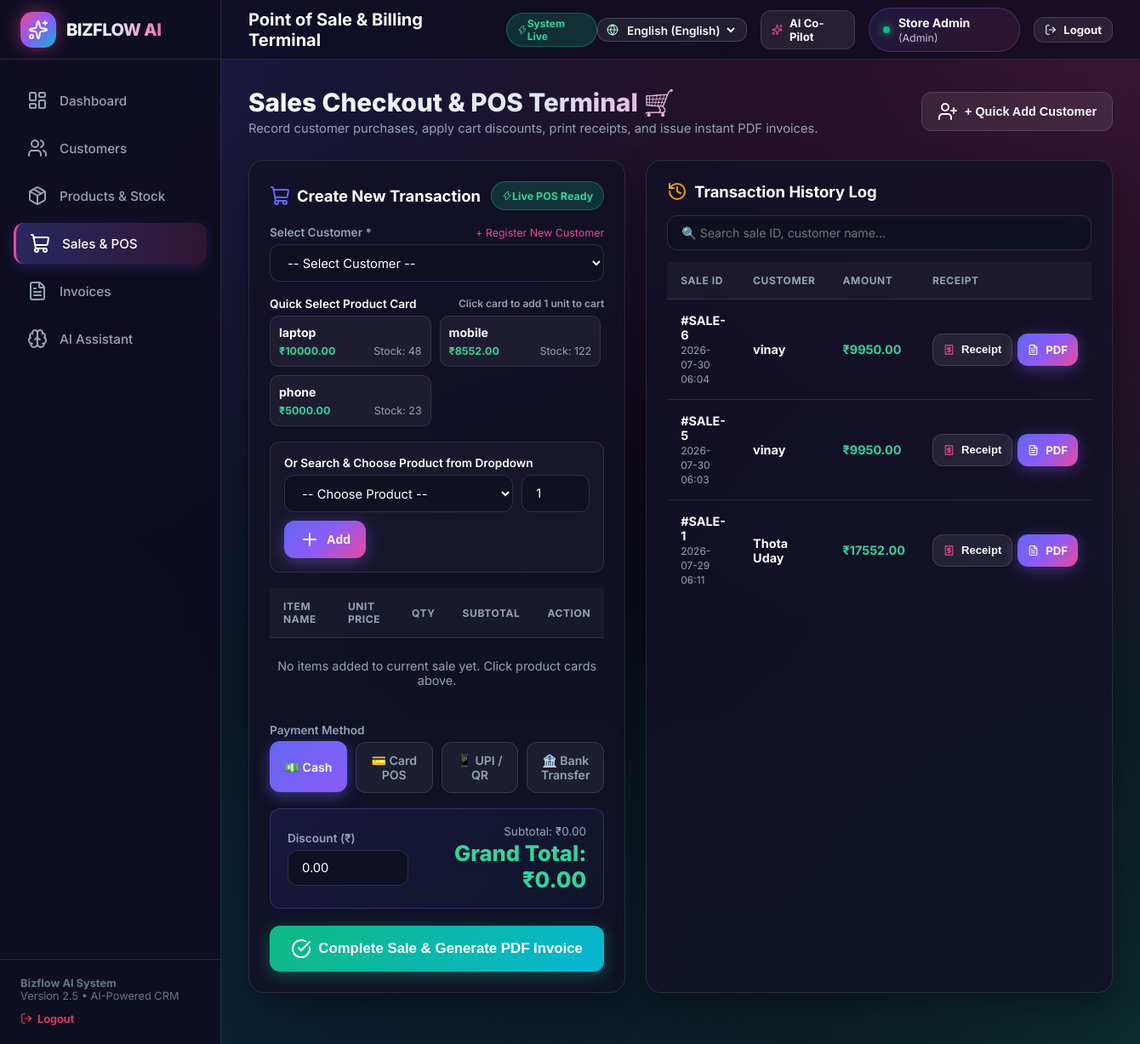
The app's page /sales (signed in), older data.
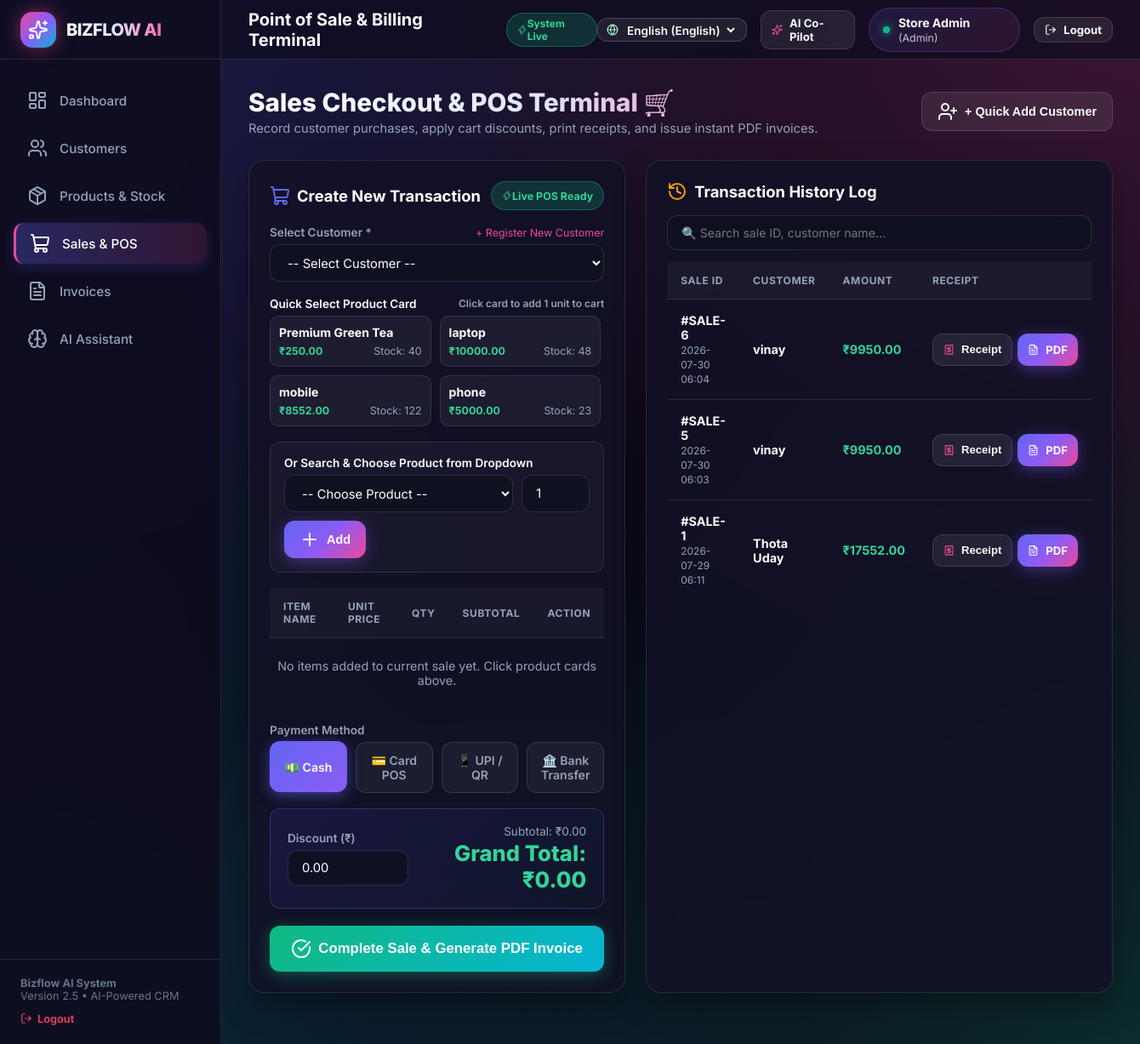
The same page, newer data.
### tables this page shows
CREATE TABLE products (
            product_id INTEGER PRIMARY KEY AUTOINCREMENT,
            product_name TEXT NOT NULL,
            price REAL NOT NULL,
            quantity INTEGER NOT NULL DEFAULT 0,
            category TEXT DEFAULT 'General',
            description TEXT
        , user_id INTEGER DEFAULT 1);

CREATE TABLE sales (
            sale_id INTEGER PRIMARY KEY AUTOINCREMENT,
            customer_id INTEGER NOT NULL,
            total_amount REAL NOT NULL,
            discount REAL DEFAULT 0.0,
            date TIMESTAMP DEFAULT CURRENT_TIMESTAMP,
            status TEXT DEFAULT 'Completed', user_id INTEGER DEFAULT 1, payment_method TEXT DEFAULT 'Cash',
            FOREIGN KEY (customer_id) REFERENCES customers (customer_id)
        );

CREATE TABLE customers (
            customer_id INTEGER PRIMARY KEY AUTOINCREMENT,
            name TEXT NOT NULL,
            phone TEXT NOT NULL,
            email TEXT,
            address TEXT,
            created_at TIMESTAMP DEFAULT CURRENT_TIMESTAMP
        , user_id INTEGER DEFAULT 1);

### app.py (the view)
@app.route('/sales')
@login_required
def sales_page():
    user_id = session['user_id']
    customers = CustomerManager.list_customers(user_id)
    products = ProductManager.list_products(user_id)
    sales = SalesManager.list_sales(user_id)
    return render_template('sales.html', active_page='sales', customers=customers, products=products, sales=sales)

### app.py (called while the page is built)
@app.context_processor
def inject_global_vars():
    user_id = session.get('user_id')
    user = get_user_by_id(user_id) if user_id else None
    current_lang = session.get('lang', 'en')
    if current_lang not in SUPPORTED_LANGUAGES:
        current_lang = 'en'
    def t(key):
        return get_translation(key, current_lang)
    return dict(
        current_user=user,
        current_lang=current_lang,
        supported_languages=SUPPORTED_LANGUAGES,
        translations=TRANSLATIONS,
        t=t
    )

def login_required(f):
    @wraps(f)
    def decorated_function(*args, **kwargs):
        if not session.get('user_id'):
            flash('Please sign in to access your Bizflow AI workspace.', 'error')
            return redirect(url_for('login_route'))
        return f(*args, **kwargs)
    return decorated_function

### customer.py (called while the page is built)
    @staticmethod
    def list_customers(user_id):
        return get_all_customers(user_id)

### database.py (called while the page is built)
def get_db_connection():
    conn = sqlite3.connect(DATABASE_PATH)
    conn.row_factory = sqlite3.Row
    return conn

### product.py (called while the page is built)
    @staticmethod
    def list_products(user_id):
        return get_all_products(user_id)

### templates/sales.html (shortened to what the changed rows need)
{% extends 'base.html' %}
{% block content %}
<div class="page-header">
    <div class="page-title-group">
        <h1>Sales Checkout & POS Terminal 🛒</h1>
    </div>
</div>
<div class="grid-2" style="grid-template-columns: 1.25fr 0.75fr; gap: 24px;">
    <div class="card">
        <div style="display:flex; justify-content:space-between; align-items:center; margin-bottom:18px;">
            <h2 style="font-size:1.15rem; font-weight:700; color:white; display:flex; align-items:center; gap:8px;">
                <i data-lucide="shopping-cart" style="color:var(--primary);"></i> Create New Transaction
            </h2>
        </div>
        <form action="{{ url_for('create_sale_route') }}" method="POST" id="posForm">
            <div style="margin-bottom:18px;">
                <div class="pos-quick-products-grid">
                    {% for p in products %}
                        {% if p.quantity > 0 %}
                        <div class="pos-product-card" onclick="quickAddProduct({{ p.product_id }}, '{{ p.product_name|escape }}', {{ p.price }}, {{ p.quantity }})">
                            <div style="font-weight:700; color:white; font-size:0.88rem;">{{ p.product_name }}</div>
                            <div style="display:flex; justify-content:space-between; margin-top:6px; font-size:0.78rem;">
                                <span style="color:#34D399; font-weight:700;">₹{{ "%.2f"|format(p.price) }}</span>
                                <span style="color:var(--text-muted);">Stock: {{ p.quantity }}</span>
                            </div>
                        </div>
                        {% endif %}
                    {% endfor %}
                </div>
            </div>
            <div class="table-container" style="margin-bottom:18px;">
                <table>
                    <thead>
                        <tr>
                            <th>Item Name</th>
                            <th>Unit Price</th>
                            <th>Qty</th>
                            <th>Subtotal</th>
                            <th>Action</th>
                        </tr>
                    </thead>
                </table>
            </div>
        </form>
    </div>
    <div class="card">
        <div style="display:flex; justify-content:space-between; align-items:center; margin-bottom:16px;">
            <h2 style="font-size:1.15rem; font-weight:700; color:white; display:flex; align-items:center; gap:8px;">
                <i data-lucide="history" style="color:var(--accent-amber);"></i> Transaction History Log
            </h2>
        </div>
        <div class="table-container" style="max-height:550px; overflow-y:auto;">
            <table id="salesTable">
                <thead>
                    <tr>
                        <th>Sale ID</th>
                        <th>Customer</th>
                        <th>Amount</th>
                        <th>Receipt</th>
                    </tr>
                </thead>
                <tbody>
                    {% if sales %}
                        {% for s in sales %}
                        <tr>
                            <td><b>#SALE-{{ s.sale_id }}</b><br/><span style="font-size:0.75rem; color:var(--text-muted);">{{ s.date[:16] }}</span></td>
                            <td><b>{{ s.customer_name }}</b></td>
                            <td><strong style="color:#34D399;">₹{{ "%.2f"|format(s.total_amount) }}</strong></td>
                            <td>
                                <div style="display:flex; gap:6px;">
                                    <button type="button" class="btn btn-secondary btn-sm" onclick="openReceiptModal('{{ s.sale_id }}', '{{ s.customer_name|escape }}', '{{ s.total_amount }}', '{{ s.date[:16] }}', '{{ url_for('generate_invoice_pdf_route', sale_id=s.sale_id) }}')" title="View Digital Receipt">
                                        <i data-lucide="receipt" style="width:13px; color:#EC4899;"></i> Receipt
                                    </button>
                                    <a href="{{ url_for('generate_invoice_pdf_route', sale_id=s.sale_id) }}" class="btn btn-primary btn-sm" target="_blank" title="Download PDF Invoice">
                                        <i data-lucide="file-text" style="width:13px;"></i> PDF
                                    </a>
                                </div>
                            </td>
                        </tr>
                        {% endfor %}
                    {% else %}
                        <tr>
                            <td colspan="4" style="text-align:center; color: var(--text-muted); padding: 30px 0;">No sales recorded yet.</td>
                        </tr>
                    {% endif %}
                </tbody>
            </table>
        </div>
    </div>
</div>
{% endblock %}

Row changes from the older to the newer data that the page shows:
added products: product_name "Premium Green Tea", price "250.00", quantity "40"
